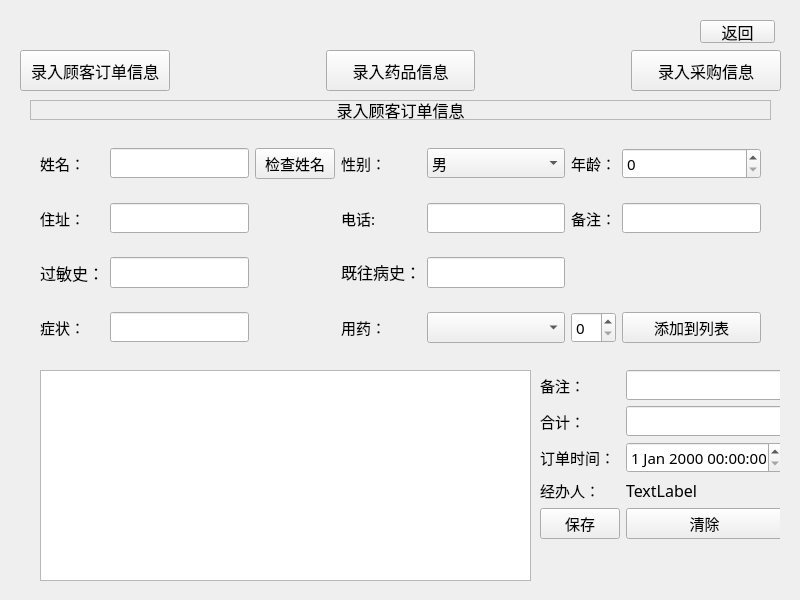
<?xml version="1.0" encoding="UTF-8"?>
<ui version="4.0">
 <class>enter</class>
 <widget class="QWidget" name="enter">
  <property name="geometry">
   <rect>
    <x>0</x>
    <y>0</y>
    <width>800</width>
    <height>600</height>
   </rect>
  </property>
  <property name="sizePolicy">
   <sizepolicy hsizetype="Expanding" vsizetype="Expanding">
    <horstretch>0</horstretch>
    <verstretch>0</verstretch>
   </sizepolicy>
  </property>
  <property name="font">
   <font>
    <family>宋体</family>
    <pointsize>12</pointsize>
   </font>
  </property>
  <property name="windowTitle">
   <string>信息录入</string>
  </property>
  <widget class="QStackedWidget" name="stackedWidget">
   <property name="geometry">
    <rect>
     <x>30</x>
     <y>100</y>
     <width>750</width>
     <height>491</height>
    </rect>
   </property>
   <property name="currentIndex">
    <number>0</number>
   </property>
   <widget class="QWidget" name="enterOrderpage">
    <widget class="QLabel" name="title_enterOrder_label">
     <property name="geometry">
      <rect>
       <x>0</x>
       <y>0</y>
       <width>741</width>
       <height>20</height>
      </rect>
     </property>
     <property name="font">
      <font>
       <family>宋体</family>
       <pointsize>12</pointsize>
      </font>
     </property>
     <property name="frameShape">
      <enum>QFrame::StyledPanel</enum>
     </property>
     <property name="text">
      <string>录入顾客订单信息</string>
     </property>
     <property name="alignment">
      <set>Qt::AlignCenter</set>
     </property>
    </widget>
    <widget class="QWidget" name="gridLayoutWidget">
     <property name="geometry">
      <rect>
       <x>10</x>
       <y>30</y>
       <width>721</width>
       <height>231</height>
      </rect>
     </property>
     <layout class="QGridLayout" name="enterOrder_gridLayout">
      <item row="1" column="0">
       <widget class="QLabel" name="caddress_label">
        <property name="font">
         <font>
          <family>宋体</family>
          <pointsize>11</pointsize>
         </font>
        </property>
        <property name="text">
         <string>住址：</string>
        </property>
       </widget>
      </item>
      <item row="1" column="6">
       <widget class="QLineEdit" name="cremark_lineEdit">
        <property name="font">
         <font>
          <family>宋体</family>
          <pointsize>11</pointsize>
         </font>
        </property>
       </widget>
      </item>
      <item row="1" column="1">
       <widget class="QLineEdit" name="caddress_lineEdit">
        <property name="font">
         <font>
          <family>宋体</family>
          <pointsize>11</pointsize>
         </font>
        </property>
       </widget>
      </item>
      <item row="3" column="1">
       <widget class="QLineEdit" name="csymptom_lineEdit">
        <property name="font">
         <font>
          <family>宋体</family>
          <pointsize>11</pointsize>
         </font>
        </property>
       </widget>
      </item>
      <item row="0" column="2">
       <widget class="QPushButton" name="checkcname_pushButton">
        <property name="font">
         <font>
          <family>宋体</family>
          <pointsize>11</pointsize>
         </font>
        </property>
        <property name="text">
         <string>检查姓名</string>
        </property>
       </widget>
      </item>
      <item row="3" column="0">
       <widget class="QLabel" name="csymptom_label">
        <property name="font">
         <font>
          <family>宋体</family>
          <pointsize>11</pointsize>
         </font>
        </property>
        <property name="text">
         <string>症状：</string>
        </property>
       </widget>
      </item>
      <item row="1" column="4">
       <widget class="QLineEdit" name="cphone_lineEdit">
        <property name="font">
         <font>
          <family>宋体</family>
          <pointsize>11</pointsize>
         </font>
        </property>
       </widget>
      </item>
      <item row="0" column="4">
       <widget class="QComboBox" name="csex_comboBox">
        <property name="font">
         <font>
          <family>宋体</family>
          <pointsize>11</pointsize>
         </font>
        </property>
        <item>
         <property name="text">
          <string>男</string>
         </property>
        </item>
        <item>
         <property name="text">
          <string>女</string>
         </property>
        </item>
       </widget>
      </item>
      <item row="3" column="5">
       <widget class="QSpinBox" name="omname_num_spinBox">
        <property name="font">
         <font>
          <family>宋体</family>
          <pointsize>11</pointsize>
         </font>
        </property>
       </widget>
      </item>
      <item row="1" column="5">
       <widget class="QLabel" name="cremark_label">
        <property name="font">
         <font>
          <family>宋体</family>
          <pointsize>11</pointsize>
         </font>
        </property>
        <property name="text">
         <string>备注：</string>
        </property>
       </widget>
      </item>
      <item row="0" column="5">
       <widget class="QLabel" name="cage_label">
        <property name="font">
         <font>
          <family>宋体</family>
          <pointsize>11</pointsize>
         </font>
        </property>
        <property name="text">
         <string>年龄：</string>
        </property>
       </widget>
      </item>
      <item row="3" column="6">
       <widget class="QPushButton" name="enteromname_pushButton">
        <property name="font">
         <font>
          <family>宋体</family>
          <pointsize>11</pointsize>
         </font>
        </property>
        <property name="text">
         <string>添加到列表</string>
        </property>
       </widget>
      </item>
      <item row="0" column="3">
       <widget class="QLabel" name="csex_label">
        <property name="font">
         <font>
          <family>宋体</family>
          <pointsize>11</pointsize>
         </font>
        </property>
        <property name="text">
         <string>性别：</string>
        </property>
       </widget>
      </item>
      <item row="0" column="0">
       <widget class="QLabel" name="cname_label">
        <property name="font">
         <font>
          <family>宋体</family>
          <pointsize>11</pointsize>
         </font>
        </property>
        <property name="text">
         <string>姓名：</string>
        </property>
       </widget>
      </item>
      <item row="0" column="1">
       <widget class="QLineEdit" name="cname_lineEdit">
        <property name="font">
         <font>
          <family>宋体</family>
          <pointsize>11</pointsize>
         </font>
        </property>
       </widget>
      </item>
      <item row="3" column="3">
       <widget class="QLabel" name="omname_label">
        <property name="font">
         <font>
          <family>宋体</family>
          <pointsize>11</pointsize>
         </font>
        </property>
        <property name="text">
         <string>用药：</string>
        </property>
       </widget>
      </item>
      <item row="0" column="6">
       <widget class="QSpinBox" name="cage_spinBox">
        <property name="font">
         <font>
          <family>宋体</family>
          <pointsize>11</pointsize>
         </font>
        </property>
       </widget>
      </item>
      <item row="3" column="4">
       <widget class="QComboBox" name="omname_comboBox"/>
      </item>
      <item row="1" column="3">
       <widget class="QLabel" name="cphone_label">
        <property name="font">
         <font>
          <family>宋体</family>
          <pointsize>11</pointsize>
         </font>
        </property>
        <property name="text">
         <string>电话:</string>
        </property>
       </widget>
      </item>
      <item row="2" column="1">
       <widget class="QLineEdit" name="callergy_lineEdit"/>
      </item>
      <item row="2" column="3">
       <widget class="QLabel" name="canamnesis_label">
        <property name="sizePolicy">
         <sizepolicy hsizetype="Minimum" vsizetype="Fixed">
          <horstretch>0</horstretch>
          <verstretch>0</verstretch>
         </sizepolicy>
        </property>
        <property name="text">
         <string>既往病史：</string>
        </property>
       </widget>
      </item>
      <item row="2" column="4">
       <widget class="QLineEdit" name="canamnesis_lineEdit"/>
      </item>
      <item row="2" column="0">
       <widget class="QLabel" name="callergylabel">
        <property name="text">
         <string>过敏史：</string>
        </property>
       </widget>
      </item>
     </layout>
    </widget>
    <widget class="QTableView" name="enterOrder_tableView">
     <property name="geometry">
      <rect>
       <x>10</x>
       <y>270</y>
       <width>491</width>
       <height>211</height>
      </rect>
     </property>
     <property name="font">
      <font>
       <family>宋体</family>
       <pointsize>12</pointsize>
      </font>
     </property>
    </widget>
    <widget class="QWidget" name="formLayoutWidget">
     <property name="geometry">
      <rect>
       <x>510</x>
       <y>270</y>
       <width>243</width>
       <height>211</height>
      </rect>
     </property>
     <layout class="QFormLayout" name="enterOrder_formLayout">
      <item row="0" column="0">
       <widget class="QLabel" name="oremark_label">
        <property name="font">
         <font>
          <family>宋体</family>
          <pointsize>11</pointsize>
         </font>
        </property>
        <property name="text">
         <string>备注：</string>
        </property>
       </widget>
      </item>
      <item row="0" column="1">
       <widget class="QLineEdit" name="oremark_lineEdit">
        <property name="font">
         <font>
          <family>宋体</family>
          <pointsize>11</pointsize>
         </font>
        </property>
       </widget>
      </item>
      <item row="1" column="0">
       <widget class="QLabel" name="oamount_label">
        <property name="font">
         <font>
          <family>宋体</family>
          <pointsize>11</pointsize>
         </font>
        </property>
        <property name="text">
         <string>合计：</string>
        </property>
       </widget>
      </item>
      <item row="1" column="1">
       <widget class="QLineEdit" name="oamount_lineEdit">
        <property name="font">
         <font>
          <family>宋体</family>
          <pointsize>11</pointsize>
         </font>
        </property>
       </widget>
      </item>
      <item row="2" column="0">
       <widget class="QLabel" name="odate_label">
        <property name="font">
         <font>
          <family>宋体</family>
          <pointsize>11</pointsize>
         </font>
        </property>
        <property name="text">
         <string>订单时间：</string>
        </property>
       </widget>
      </item>
      <item row="2" column="1">
       <widget class="QDateTimeEdit" name="dateTimeEdit">
        <property name="font">
         <font>
          <family>宋体</family>
          <pointsize>11</pointsize>
         </font>
        </property>
       </widget>
      </item>
      <item row="3" column="0">
       <widget class="QLabel" name="aname_label">
        <property name="sizePolicy">
         <sizepolicy hsizetype="Minimum" vsizetype="Fixed">
          <horstretch>0</horstretch>
          <verstretch>0</verstretch>
         </sizepolicy>
        </property>
        <property name="font">
         <font>
          <family>宋体</family>
          <pointsize>11</pointsize>
         </font>
        </property>
        <property name="text">
         <string>经办人：</string>
        </property>
       </widget>
      </item>
      <item row="4" column="1">
       <widget class="QPushButton" name="clear_enterOrder_pushButton">
        <property name="sizePolicy">
         <sizepolicy hsizetype="Minimum" vsizetype="Fixed">
          <horstretch>0</horstretch>
          <verstretch>0</verstretch>
         </sizepolicy>
        </property>
        <property name="font">
         <font>
          <family>宋体</family>
          <pointsize>11</pointsize>
         </font>
        </property>
        <property name="text">
         <string>清除</string>
        </property>
       </widget>
      </item>
      <item row="4" column="0">
       <widget class="QPushButton" name="save_enterOrder_pushButton">
        <property name="sizePolicy">
         <sizepolicy hsizetype="Minimum" vsizetype="Fixed">
          <horstretch>0</horstretch>
          <verstretch>0</verstretch>
         </sizepolicy>
        </property>
        <property name="font">
         <font>
          <family>宋体</family>
          <pointsize>11</pointsize>
         </font>
        </property>
        <property name="text">
         <string>保存</string>
        </property>
       </widget>
      </item>
      <item row="3" column="1">
       <widget class="QLabel" name="aname1_label">
        <property name="text">
         <string>TextLabel</string>
        </property>
       </widget>
      </item>
     </layout>
    </widget>
   </widget>
   <widget class="QWidget" name="enterMedicinepage">
    <widget class="QLabel" name="title_enterMedicine_label">
     <property name="geometry">
      <rect>
       <x>0</x>
       <y>0</y>
       <width>741</width>
       <height>20</height>
      </rect>
     </property>
     <property name="font">
      <font>
       <family>宋体</family>
       <pointsize>12</pointsize>
      </font>
     </property>
     <property name="frameShape">
      <enum>QFrame::StyledPanel</enum>
     </property>
     <property name="text">
      <string>录入药品订单信息</string>
     </property>
     <property name="alignment">
      <set>Qt::AlignCenter</set>
     </property>
    </widget>
    <widget class="QWidget" name="gridLayoutWidget_2">
     <property name="geometry">
      <rect>
       <x>0</x>
       <y>40</y>
       <width>741</width>
       <height>431</height>
      </rect>
     </property>
     <layout class="QGridLayout" name="enterMedicinegridLayout">
      <item row="1" column="4">
       <widget class="QLabel" name="menterprise_label">
        <property name="font">
         <font>
          <family>宋体</family>
          <pointsize>11</pointsize>
         </font>
        </property>
        <property name="layoutDirection">
         <enum>Qt::LeftToRight</enum>
        </property>
        <property name="frameShape">
         <enum>QFrame::NoFrame</enum>
        </property>
        <property name="text">
         <string>    生产企业:    </string>
        </property>
        <property name="alignment">
         <set>Qt::AlignCenter</set>
        </property>
       </widget>
      </item>
      <item row="3" column="5">
       <widget class="QSpinBox" name="minventory_spinBox">
        <property name="font">
         <font>
          <family>宋体</family>
          <pointsize>11</pointsize>
         </font>
        </property>
       </widget>
      </item>
      <item row="3" column="4">
       <widget class="QLabel" name="minventory_label">
        <property name="font">
         <font>
          <family>宋体</family>
          <pointsize>11</pointsize>
         </font>
        </property>
        <property name="layoutDirection">
         <enum>Qt::LeftToRight</enum>
        </property>
        <property name="frameShape">
         <enum>QFrame::NoFrame</enum>
        </property>
        <property name="text">
         <string>库存：</string>
        </property>
        <property name="alignment">
         <set>Qt::AlignCenter</set>
        </property>
       </widget>
      </item>
      <item row="3" column="1">
       <widget class="QLabel" name="mdosageForm_label">
        <property name="font">
         <font>
          <family>宋体</family>
          <pointsize>11</pointsize>
         </font>
        </property>
        <property name="layoutDirection">
         <enum>Qt::LeftToRight</enum>
        </property>
        <property name="frameShape">
         <enum>QFrame::NoFrame</enum>
        </property>
        <property name="text">
         <string>剂型：</string>
        </property>
        <property name="alignment">
         <set>Qt::AlignCenter</set>
        </property>
       </widget>
      </item>
      <item row="3" column="2">
       <widget class="QLineEdit" name="mdosageForm_lineEdit">
        <property name="font">
         <font>
          <family>宋体</family>
          <pointsize>11</pointsize>
         </font>
        </property>
       </widget>
      </item>
      <item row="4" column="1">
       <widget class="QLabel" name="mtype_label">
        <property name="font">
         <font>
          <family>宋体</family>
          <pointsize>11</pointsize>
         </font>
        </property>
        <property name="layoutDirection">
         <enum>Qt::LeftToRight</enum>
        </property>
        <property name="frameShape">
         <enum>QFrame::NoFrame</enum>
        </property>
        <property name="text">
         <string>类型： </string>
        </property>
        <property name="alignment">
         <set>Qt::AlignCenter</set>
        </property>
       </widget>
      </item>
      <item row="4" column="2">
       <widget class="QComboBox" name="mtype_comboBox">
        <property name="font">
         <font>
          <family>宋体</family>
          <pointsize>11</pointsize>
         </font>
        </property>
        <item>
         <property name="text">
          <string>中成药</string>
         </property>
        </item>
        <item>
         <property name="text">
          <string>西药</string>
         </property>
        </item>
       </widget>
      </item>
      <item row="2" column="4">
       <widget class="QLabel" name="mprice_label">
        <property name="font">
         <font>
          <family>宋体</family>
          <pointsize>11</pointsize>
         </font>
        </property>
        <property name="layoutDirection">
         <enum>Qt::LeftToRight</enum>
        </property>
        <property name="frameShape">
         <enum>QFrame::NoFrame</enum>
        </property>
        <property name="text">
         <string>售价:</string>
        </property>
        <property name="alignment">
         <set>Qt::AlignCenter</set>
        </property>
       </widget>
      </item>
      <item row="0" column="1">
       <widget class="QLabel" name="mname_label">
        <property name="font">
         <font>
          <family>宋体</family>
          <pointsize>11</pointsize>
         </font>
        </property>
        <property name="layoutDirection">
         <enum>Qt::LeftToRight</enum>
        </property>
        <property name="frameShape">
         <enum>QFrame::NoFrame</enum>
        </property>
        <property name="text">
         <string>药品名称：</string>
        </property>
        <property name="alignment">
         <set>Qt::AlignCenter</set>
        </property>
       </widget>
      </item>
      <item row="0" column="0">
       <spacer name="horizontalSpacer_4">
        <property name="orientation">
         <enum>Qt::Horizontal</enum>
        </property>
        <property name="sizeHint" stdset="0">
         <size>
          <width>40</width>
          <height>20</height>
         </size>
        </property>
       </spacer>
      </item>
      <item row="4" column="4">
       <widget class="QLabel" name="mremark_label">
        <property name="font">
         <font>
          <family>宋体</family>
          <pointsize>11</pointsize>
         </font>
        </property>
        <property name="layoutDirection">
         <enum>Qt::LeftToRight</enum>
        </property>
        <property name="frameShape">
         <enum>QFrame::NoFrame</enum>
        </property>
        <property name="text">
         <string>备注：</string>
        </property>
        <property name="alignment">
         <set>Qt::AlignCenter</set>
        </property>
       </widget>
      </item>
      <item row="0" column="4">
       <widget class="QLabel" name="mspecification_label">
        <property name="font">
         <font>
          <family>宋体</family>
          <pointsize>11</pointsize>
         </font>
        </property>
        <property name="layoutDirection">
         <enum>Qt::LeftToRight</enum>
        </property>
        <property name="frameShape">
         <enum>QFrame::NoFrame</enum>
        </property>
        <property name="text">
         <string>规格：</string>
        </property>
        <property name="alignment">
         <set>Qt::AlignCenter</set>
        </property>
       </widget>
      </item>
      <item row="0" column="2">
       <widget class="QLineEdit" name="mname_lineEdit">
        <property name="font">
         <font>
          <family>宋体</family>
          <pointsize>11</pointsize>
         </font>
        </property>
       </widget>
      </item>
      <item row="1" column="1">
       <widget class="QLabel" name="mmode_label">
        <property name="font">
         <font>
          <family>宋体</family>
          <pointsize>11</pointsize>
         </font>
        </property>
        <property name="layoutDirection">
         <enum>Qt::LeftToRight</enum>
        </property>
        <property name="frameShape">
         <enum>QFrame::NoFrame</enum>
        </property>
        <property name="text">
         <string>服用方法：</string>
        </property>
        <property name="alignment">
         <set>Qt::AlignCenter</set>
        </property>
       </widget>
      </item>
      <item row="2" column="1">
       <widget class="QLabel" name="mefficacylabel">
        <property name="font">
         <font>
          <family>宋体</family>
          <pointsize>11</pointsize>
         </font>
        </property>
        <property name="layoutDirection">
         <enum>Qt::LeftToRight</enum>
        </property>
        <property name="frameShape">
         <enum>QFrame::NoFrame</enum>
        </property>
        <property name="text">
         <string>功效：</string>
        </property>
        <property name="alignment">
         <set>Qt::AlignCenter</set>
        </property>
       </widget>
      </item>
      <item row="5" column="4">
       <widget class="QPushButton" name="save_enterMedicinepushButton">
        <property name="sizePolicy">
         <sizepolicy hsizetype="Minimum" vsizetype="Fixed">
          <horstretch>0</horstretch>
          <verstretch>0</verstretch>
         </sizepolicy>
        </property>
        <property name="font">
         <font>
          <family>宋体</family>
          <pointsize>11</pointsize>
         </font>
        </property>
        <property name="text">
         <string>保存</string>
        </property>
       </widget>
      </item>
      <item row="5" column="5">
       <widget class="QPushButton" name="clear_enterMedicinepushButton">
        <property name="font">
         <font>
          <family>宋体</family>
          <pointsize>11</pointsize>
         </font>
        </property>
        <property name="text">
         <string>清除</string>
        </property>
       </widget>
      </item>
      <item row="0" column="5">
       <widget class="QLineEdit" name="mspecification_lineEdit">
        <property name="font">
         <font>
          <family>宋体</family>
          <pointsize>11</pointsize>
         </font>
        </property>
       </widget>
      </item>
      <item row="1" column="5">
       <widget class="QLineEdit" name="menterprise_lineEdit">
        <property name="font">
         <font>
          <family>宋体</family>
          <pointsize>11</pointsize>
         </font>
        </property>
       </widget>
      </item>
      <item row="2" column="5">
       <widget class="QSpinBox" name="mprice_spinBox">
        <property name="font">
         <font>
          <family>宋体</family>
          <pointsize>11</pointsize>
         </font>
        </property>
       </widget>
      </item>
      <item row="2" column="2">
       <widget class="QLineEdit" name="mefficacy_lineEdit">
        <property name="font">
         <font>
          <family>宋体</family>
          <pointsize>11</pointsize>
         </font>
        </property>
       </widget>
      </item>
      <item row="4" column="5">
       <widget class="QLineEdit" name="mremark_lineEdit">
        <property name="font">
         <font>
          <family>宋体</family>
          <pointsize>11</pointsize>
         </font>
        </property>
       </widget>
      </item>
      <item row="0" column="6">
       <spacer name="horizontalSpacer_5">
        <property name="orientation">
         <enum>Qt::Horizontal</enum>
        </property>
        <property name="sizeHint" stdset="0">
         <size>
          <width>40</width>
          <height>20</height>
         </size>
        </property>
       </spacer>
      </item>
      <item row="0" column="3">
       <spacer name="horizontalSpacer">
        <property name="orientation">
         <enum>Qt::Horizontal</enum>
        </property>
        <property name="sizeHint" stdset="0">
         <size>
          <width>40</width>
          <height>20</height>
         </size>
        </property>
       </spacer>
      </item>
      <item row="1" column="2">
       <widget class="QComboBox" name="mmode_comboBox">
        <item>
         <property name="text">
          <string>外服</string>
         </property>
        </item>
        <item>
         <property name="text">
          <string>内用</string>
         </property>
        </item>
       </widget>
      </item>
     </layout>
    </widget>
   </widget>
   <widget class="QWidget" name="enterPurchasepage">
    <widget class="QWidget" name="gridLayoutWidget_3">
     <property name="geometry">
      <rect>
       <x>0</x>
       <y>40</y>
       <width>741</width>
       <height>441</height>
      </rect>
     </property>
     <layout class="QGridLayout" name="enterPurchasegridLayout">
      <item row="0" column="2">
       <widget class="QSpinBox" name="pmnum_spinBox">
        <property name="font">
         <font>
          <family>宋体</family>
          <pointsize>11</pointsize>
         </font>
        </property>
       </widget>
      </item>
      <item row="2" column="2">
       <widget class="QLabel" name="pdate_label">
        <property name="font">
         <font>
          <family>宋体</family>
          <pointsize>11</pointsize>
         </font>
        </property>
        <property name="text">
         <string>采购时间：</string>
        </property>
       </widget>
      </item>
      <item row="6" column="2">
       <widget class="QPushButton" name="save_enterPurchase_pushButton">
        <property name="font">
         <font>
          <family>宋体</family>
          <pointsize>11</pointsize>
         </font>
        </property>
        <property name="text">
         <string>保存</string>
        </property>
       </widget>
      </item>
      <item row="6" column="3">
       <widget class="QPushButton" name="clear_enterPurchase_pushButton">
        <property name="font">
         <font>
          <family>宋体</family>
          <pointsize>11</pointsize>
         </font>
        </property>
        <property name="text">
         <string>清除</string>
        </property>
       </widget>
      </item>
      <item row="2" column="0">
       <widget class="QLabel" name="premark_label">
        <property name="font">
         <font>
          <family>宋体</family>
          <pointsize>11</pointsize>
         </font>
        </property>
        <property name="text">
         <string>备注：</string>
        </property>
       </widget>
      </item>
      <item row="2" column="3">
       <widget class="QDateTimeEdit" name="pdateTimeEdit">
        <property name="font">
         <font>
          <family>宋体</family>
          <pointsize>11</pointsize>
         </font>
        </property>
       </widget>
      </item>
      <item row="1" column="0" colspan="4">
       <widget class="QTableView" name="enterPurchase_tableView">
        <property name="font">
         <font>
          <family>宋体</family>
          <pointsize>12</pointsize>
         </font>
        </property>
       </widget>
      </item>
      <item row="0" column="0">
       <widget class="QLabel" name="pmname_label">
        <property name="font">
         <font>
          <family>宋体</family>
          <pointsize>11</pointsize>
         </font>
        </property>
        <property name="text">
         <string>采购药品：</string>
        </property>
       </widget>
      </item>
      <item row="3" column="2">
       <widget class="QLabel" name="poutdate_label">
        <property name="font">
         <font>
          <family>宋体</family>
          <pointsize>11</pointsize>
         </font>
        </property>
        <property name="text">
         <string>过期时间：</string>
        </property>
       </widget>
      </item>
      <item row="0" column="3">
       <widget class="QPushButton" name="pentermname_pushButton">
        <property name="font">
         <font>
          <family>宋体</family>
          <pointsize>11</pointsize>
         </font>
        </property>
        <property name="text">
         <string>添加到列表</string>
        </property>
       </widget>
      </item>
      <item row="3" column="3">
       <widget class="QDateTimeEdit" name="poutdateTimeEdit">
        <property name="font">
         <font>
          <family>宋体</family>
          <pointsize>11</pointsize>
         </font>
        </property>
       </widget>
      </item>
      <item row="3" column="0">
       <widget class="QLabel" name="paname_label">
        <property name="font">
         <font>
          <family>宋体</family>
          <pointsize>11</pointsize>
         </font>
        </property>
        <property name="text">
         <string>经办人：</string>
        </property>
       </widget>
      </item>
      <item row="2" column="1">
       <widget class="QLineEdit" name="premark_lineEdit"/>
      </item>
      <item row="0" column="1">
       <widget class="QComboBox" name="pmname_comboBox"/>
      </item>
      <item row="3" column="1">
       <widget class="QLabel" name="paname1_label">
        <property name="text">
         <string>TextLabel</string>
        </property>
       </widget>
      </item>
     </layout>
    </widget>
    <widget class="QLabel" name="title_enterPurchase_label">
     <property name="geometry">
      <rect>
       <x>0</x>
       <y>0</y>
       <width>741</width>
       <height>20</height>
      </rect>
     </property>
     <property name="font">
      <font>
       <family>宋体</family>
       <pointsize>12</pointsize>
      </font>
     </property>
     <property name="frameShape">
      <enum>QFrame::StyledPanel</enum>
     </property>
     <property name="text">
      <string>录入采购信息</string>
     </property>
     <property name="alignment">
      <set>Qt::AlignCenter</set>
     </property>
    </widget>
   </widget>
  </widget>
  <widget class="QWidget" name="horizontalLayoutWidget">
   <property name="geometry">
    <rect>
     <x>20</x>
     <y>50</y>
     <width>761</width>
     <height>41</height>
    </rect>
   </property>
   <layout class="QHBoxLayout" name="horizontalLayout">
    <item>
     <widget class="QPushButton" name="enterOrderButton">
      <property name="sizePolicy">
       <sizepolicy hsizetype="MinimumExpanding" vsizetype="Expanding">
        <horstretch>0</horstretch>
        <verstretch>0</verstretch>
       </sizepolicy>
      </property>
      <property name="font">
       <font>
        <family>宋体</family>
        <pointsize>12</pointsize>
       </font>
      </property>
      <property name="text">
       <string>录入顾客订单信息</string>
      </property>
     </widget>
    </item>
    <item>
     <spacer name="horizontalSpacer_2">
      <property name="orientation">
       <enum>Qt::Horizontal</enum>
      </property>
      <property name="sizeHint" stdset="0">
       <size>
        <width>40</width>
        <height>20</height>
       </size>
      </property>
     </spacer>
    </item>
    <item>
     <widget class="QPushButton" name="enterMedicineButton">
      <property name="sizePolicy">
       <sizepolicy hsizetype="MinimumExpanding" vsizetype="Expanding">
        <horstretch>0</horstretch>
        <verstretch>0</verstretch>
       </sizepolicy>
      </property>
      <property name="font">
       <font>
        <family>宋体</family>
        <pointsize>12</pointsize>
       </font>
      </property>
      <property name="text">
       <string>录入药品信息</string>
      </property>
     </widget>
    </item>
    <item>
     <spacer name="horizontalSpacer_3">
      <property name="orientation">
       <enum>Qt::Horizontal</enum>
      </property>
      <property name="sizeHint" stdset="0">
       <size>
        <width>40</width>
        <height>20</height>
       </size>
      </property>
     </spacer>
    </item>
    <item>
     <widget class="QPushButton" name="enterPurchaseButton">
      <property name="sizePolicy">
       <sizepolicy hsizetype="MinimumExpanding" vsizetype="Expanding">
        <horstretch>0</horstretch>
        <verstretch>0</verstretch>
       </sizepolicy>
      </property>
      <property name="font">
       <font>
        <family>宋体</family>
        <pointsize>12</pointsize>
       </font>
      </property>
      <property name="text">
       <string>录入采购信息</string>
      </property>
     </widget>
    </item>
   </layout>
  </widget>
  <widget class="QPushButton" name="cancelButton">
   <property name="geometry">
    <rect>
     <x>700</x>
     <y>20</y>
     <width>75</width>
     <height>23</height>
    </rect>
   </property>
   <property name="font">
    <font>
     <family>宋体</family>
     <pointsize>12</pointsize>
    </font>
   </property>
   <property name="text">
    <string>返回</string>
   </property>
  </widget>
 </widget>
 <resources/>
 <connections/>
</ui>
